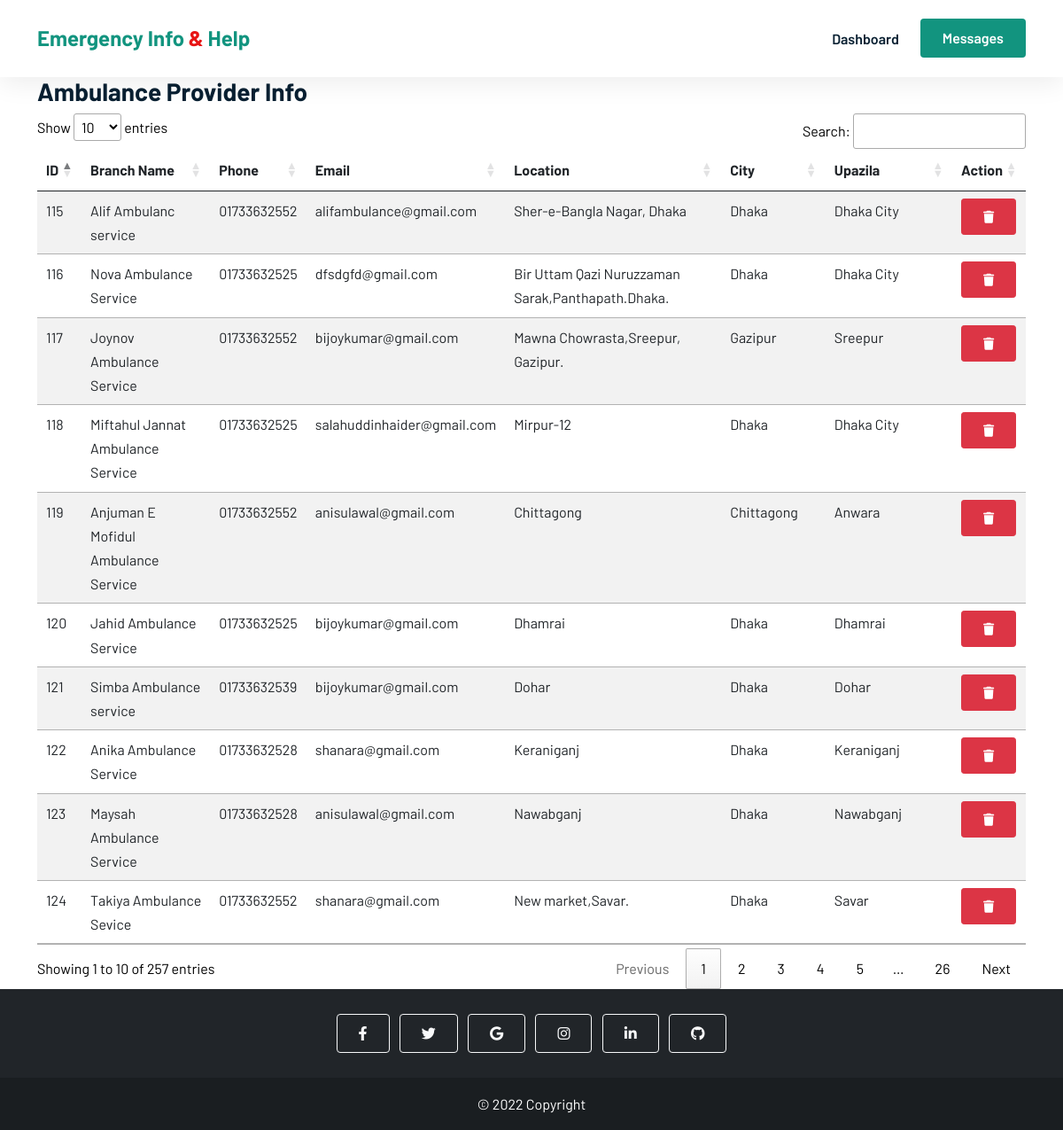
The app's page /admin/ambulance_provider.php (signed in) with its own data.
### tables this page shows
CREATE TABLE `ambulance_registration` (
  `id` int(11) NOT NULL,
  `org_name` varchar(50) NOT NULL,
  `email` varchar(32) NOT NULL,
  `phone` varchar(32) NOT NULL,
  `address` varchar(255) NOT NULL,
  `division` varchar(32) NOT NULL,
  `city` varchar(32) NOT NULL,
  `upazila` varchar(32) NOT NULL,
  `ac` int(10) NOT NULL,
  `non_ac` int(10) NOT NULL,
  `icu` int(10) NOT NULL,
  `hdu` int(10) NOT NULL,
  `air` int(10) NOT NULL,
  `frezing` int(10) NOT NULL,
  `image` varchar(255) NOT NULL,
  `status` varchar(255) NOT NULL DEFAULT 'Typically replies within 10 minutes.',
  `user_name` varchar(32) NOT NULL,
  `password` varchar(32) NOT NULL
);

### admin/ambulance_provider.php (the view, shortened to what this page needs)
<?php
include_once './admin_includes/db.php';
$sql = "SELECT * FROM `ambulance_registration`";
$results = $con->query($sql);
?>
<!DOCTYPE html>
<html lang="en">
<head>
    <link href="https://cdn.jsdelivr.net/npm/bootstrap@5.0.2/dist/css/bootstrap.min.css" rel="stylesheet" />
    <link rel="stylesheet" href="https://cdnjs.cloudflare.com/ajax/libs/font-awesome/6.1.1/css/all.min.css" />
    <link rel="stylesheet" href="//cdn.datatables.net/1.12.1/css/jquery.dataTables.min.css">
    <link rel="stylesheet" href="../css/style.css" />
</head>
<body>
    <header class="sticky-top">
        <nav class="navbar navbar-expand-lg  bg-white">
            <div class="container">
                <a class="navbar-brand" href="./admin_dashboard.php">Emergency Info <span>&</span> Help</a>
                <div class="collapse navbar-collapse" id="navbarNavDropdown">
                    <ul class="navbar-nav ms-auto">
                        <li class="nav-item">
                            <a class="nav-link" aria-current="page" href="./admin_dashboard.php">Dashboard</a>
                        </li>
                    </ul>
                    <a href="messages.php" class="btn btn-brand ms-lg-3">Messages</a>
                </div>
            </div>
        </nav>
    </header>
    <main>
        <div class="container">
            <h3>Ambulance Provider Info</h3>
            <div>
                <table class="table table-striped" id="messages">
                    <thead>
                        <tr>
                            <th scope="col">ID</th>
                            <th scope="col">Branch Name</th>
                            <th scope="col">Phone</th>
                            <th scope="col">Email</th>
                            <th scope="col">Location</th>
                            <th scope="col">City</th>
                            <th scope="col">Upazila</th>
                            <th scope="col">Action</th>
                        </tr>
                    </thead>
                    <tbody>
                        <?php while ($row = $results->fetch_assoc()) :
                            ?>
                            <tr>
                                <td><?php echo $row['id']?></td>
                                <td><?php echo $row['org_name'] ?></td>
                                <td><?php echo $row['phone'] ?></td>
                                <td><?php echo $row['email'] ?></td>
                                <td><?php echo $row['address'] ?></td>
                                <td><?php echo $row['city'] ?></td>
                                <td><?php echo $row['upazila'] ?></td>
                                <td>
                                    <button class='delete btn btn-sm btn-danger' id="<?php echo $row['id'] ?>"><i class="delete fa-solid fa-trash" id="<?php echo $row['id'] ?>"></i></button>
                                </td>
                            </tr>
                        <?php endwhile ?>
                    </tbody>
                </table>
            </div>
        </div>
    </main>
    <footer class="bg-dark text-center text-white">
        <div class="container p-4 pb-0">
            <section class="mb-4">
                <a class="btn btn-outline-light btn-floating m-1" href="#!" role="button"><i class="fab fa-facebook-f"></i></a>
                <a class="btn btn-outline-light btn-floating m-1" href="#!" role="button"><i class="fab fa-twitter"></i></a>
                <a class="btn btn-outline-light btn-floating m-1" href="#!" role="button"><i class="fab fa-google"></i></a>
                <a class="btn btn-outline-light btn-floating m-1" href="#!" role="button"><i class="fab fa-instagram"></i></a>
                <a class="btn btn-outline-light btn-floating m-1" href="#!" role="button"><i class="fab fa-linkedin-in"></i></a>
                <a class="btn btn-outline-light btn-floating m-1" href="#!" role="button"><i class="fab fa-github"></i></a>
            </section>
        </div>
        <div class="text-center p-3 footer-last">
            © 2022 Copyright
        </div>
    </footer>
</body>
</html>

### css/style.css (style rules this page uses)
* { margin: 0; padding: 0; box-sizing: border-box; list-style: none; }
html, body { font-family: "Barlow", sans-serif; line-height: 1.7; color: black; max-width: 100%; scroll-behavior: smooth; }
h1, h2, h3, h4, h5, h6 { font-weight: 700 !important; color: #092032; }
.navbar-nav .nav-link { color: #092032; text-decoration: none; transition: all 0.4s ease; font-weight: 600; }
a { color: #092032; text-decoration: none; }
.navbar { box-shadow: 0px 6px 30px rgba(0, 0, 0, 0.08); z-index: 1; padding: 1.5% 0; }
.navbar .navbar-brand { font-weight: 700; font-size: 24px; color: #12947f; }
.navbar-brand span { color: #e71414; }
.btn { padding: 9px 24px; font-weight: 600; }
.btn-brand { color: white; background-color: #12947f; }
.footer-last { background-color: rgba(0, 0, 0, 0.2); }
a { color: black; }

### records on screen
ambulance_registration: id "115", org_name "Alif Ambulanc service", phone "01733632552", email "alifambulance@gmail.com", address "Sher-e-Bangla Nagar, Dhaka", city "Dhaka", upazila "Dhaka City"
ambulance_registration: id "116", org_name "Nova Ambulance Service", phone "01733632525", email "dfsdgfd@gmail.com", address "Bir Uttam Qazi Nuruzzaman Sarak,Panthapath.Dhaka.", city "Dhaka", upazila "Dhaka City"
ambulance_registration: id "117", org_name "Joynov Ambulance Service", phone "01733632552", email "bijoykumar@gmail.com", address "Mawna Chowrasta,Sreepur, Gazipur.", city "Gazipur", upazila "Sreepur"
ambulance_registration: id "118", org_name "Miftahul Jannat Ambulance Service", phone "01733632525", email "salahuddinhaider@gmail.com", address "Mirpur-12", city "Dhaka", upazila "Dhaka City"
ambulance_registration: id "119", org_name "Anjuman E Mofidul Ambulance Service", phone "01733632552", email "anisulawal@gmail.com", address "Chittagong", city "Chittagong", upazila "Anwara"
ambulance_registration: id "120", org_name "Jahid Ambulance Service", phone "01733632525", email "bijoykumar@gmail.com", address "Dhamrai", city "Dhaka", upazila "Dhamrai"
ambulance_registration: id "121", org_name "Simba Ambulance service", phone "01733632539", email "bijoykumar@gmail.com", address "Dohar", city "Dhaka", upazila "Dohar"
ambulance_registration: id "122", org_name "Anika Ambulance Service", phone "01733632528", email "shanara@gmail.com", address "Keraniganj", city "Dhaka", upazila "Keraniganj"
ambulance_registration: id "123", org_name "Maysah Ambulance Service", phone "01733632528", email "anisulawal@gmail.com", address "Nawabganj", city "Dhaka", upazila "Nawabganj"
ambulance_registration: id "124", org_name "Takiya Ambulance Sevice", phone "01733632552", email "shanara@gmail.com", address "New market,Savar.", city "Dhaka", upazila "Savar"
